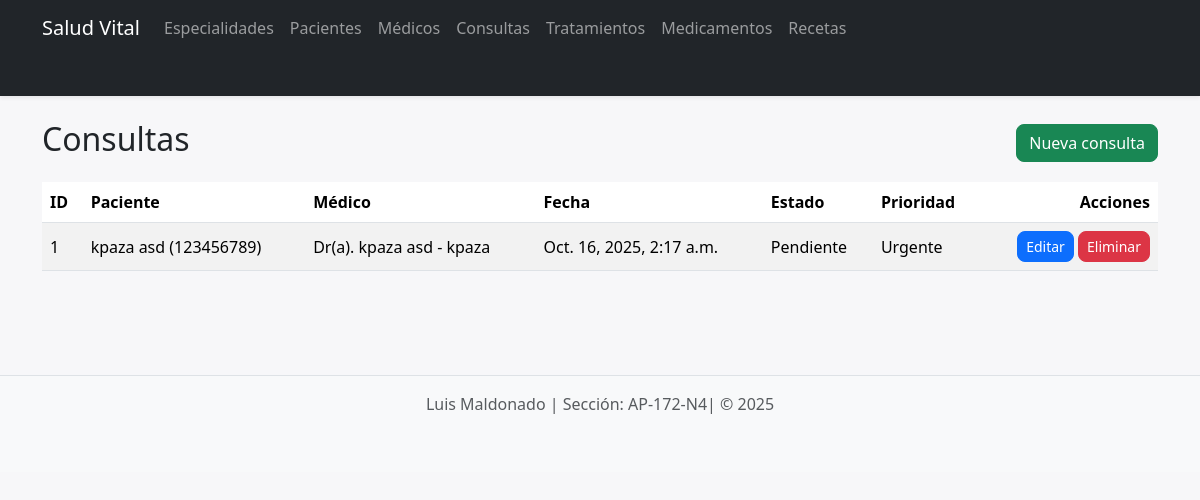
/web/consultas/, run on the app's committed database.
### api/models.py (models this page shows, shortened)
class ConsultaMedica(models.Model):
    paciente = models.ForeignKey(Paciente, on_delete=models.PROTECT)
    medico = models.ForeignKey(Medico, on_delete=models.PROTECT)
    fecha_consulta = models.DateTimeField(default=timezone.now) # datetime, fecha_consulta
    motivo = models.CharField(max_length=255) # string, motivo
    diagnostico = models.CharField(max_length=500, blank=True, null=True) # string, diagnostico
    estado = models.CharField(max_length=10, choices=ESTADO_CONSULTA_CHOICES, default='PENDIENTE') # string, estado
    prioridad = models.CharField(max_length=10, choices=PRIORIDAD_CHOICES, default='NORMAL') # string, prioridad (NUEVO)

class Paciente(models.Model):
    rut = models.CharField(max_length=12, unique=True) # string, rut
    nombre = models.CharField(max_length=100) # string, nombre
    apellido = models.CharField(max_length=100) # string, apellido
    fecha_nacimiento = models.DateField() # date, fecha_nacimiento
    genero = models.CharField(max_length=2, choices=GENERO_CHOICES, default='NE') # string, genero (NUEVO)
    tipo_sangre = models.CharField(max_length=3, choices=TIPO_SANGRE_CHOICES) # string, tipo_sangre (con CHOICES)
    correo = models.EmailField(max_length=100, unique=True) # string, correo
    telefono = models.CharField(max_length=15) # string, telefono
    direccion = models.CharField(max_length=255) # string, direccion
    activo = models.BooleanField(default=True) # boolean, activo
    def __str__(self):
        return f"{self.nombre} {self.apellido} ({self.rut})"

class Medico(models.Model):
    nombre = models.CharField(max_length=100) # string, nombre
    apellido = models.CharField(max_length=100) # string, apellido
    rut = models.CharField(max_length=12, unique=True) # string, rut
    genero = models.CharField(max_length=2, choices=GENERO_CHOICES, default='NE') # string, genero (NUEVO)
    correo = models.EmailField(max_length=100, unique=True) # string, correo
    telefono = models.CharField(max_length=15) # string, telefono
    activo = models.BooleanField(default=True) # boolean, activo
    especialidad = models.ForeignKey(Especialidad, on_delete=models.PROTECT)
    def __str__(self):
        return f"Dr(a). {self.nombre} {self.apellido} - {self.especialidad.nombre}"

class Especialidad(models.Model):
    nombre = models.CharField(max_length=100, unique=True) # string, nombre
    descripcion = models.CharField(max_length=255, blank=True, null=True) # string, descripcion

### api/web_views.py (the view)
# urls.py: path('consultas/', ConsultaListView.as_view(), name='consulta_list'),
class ConsultaListView(ListView):
    model = ConsultaMedica
    template_name = "consulta_list.html"
    context_object_name = "items"

### api/templates/consulta_list.html (shortened to what this page needs)
{% extends 'base.html' %}
{% block content %}
<div class="d-flex justify-content-between align-items-center mb-3">
  <h2>Consultas</h2>
  <a href="{% url 'consulta_create' %}" class="btn btn-success">Nueva consulta</a>
</div>
<table class="table table-striped">
  <thead>
    <tr>
      <th>ID</th>
      <th>Paciente</th>
      <th>Médico</th>
      <th>Fecha</th>
      <th>Estado</th>
      <th>Prioridad</th>
      <th class="text-end">Acciones</th>
    </tr>
  </thead>
  <tbody>
    {% for obj in items %}
    <tr>
      <td>{{ obj.id }}</td>
      <td>{{ obj.paciente }}</td>
      <td>{{ obj.medico }}</td>
      <td>{{ obj.fecha_consulta }}</td>
      <td>{{ obj.get_estado_display }}</td>
      <td>{{ obj.get_prioridad_display }}</td>
      <td class="text-end">
        <a href="{% url 'consulta_update' obj.pk %}" class="btn btn-sm btn-primary">Editar</a>
        <a href="{% url 'consulta_delete' obj.pk %}" class="btn btn-sm btn-danger">Eliminar</a>
      </td>
    </tr>
    {% empty %}
    <tr><td colspan="7" class="text-center text-muted">Sin datos</td></tr>
    {% endfor %}
  </tbody>
</table>
{% endblock %}

### api/static/api/css/styles.css (style rules this page uses)
body { background-color: #f7f7f9; }
.table td, .table th { vertical-align: middle; }
.btn { border-radius: 8px; }

### data on the page
ConsultaMedica: id "1", paciente "kpaza asd (123456789)", medico "Dr(a). kpaza asd - kpaza", fecha_consulta "Oct. 16, 2025, 2:17 a.m.", estado "Pendiente", prioridad "Urgente"
